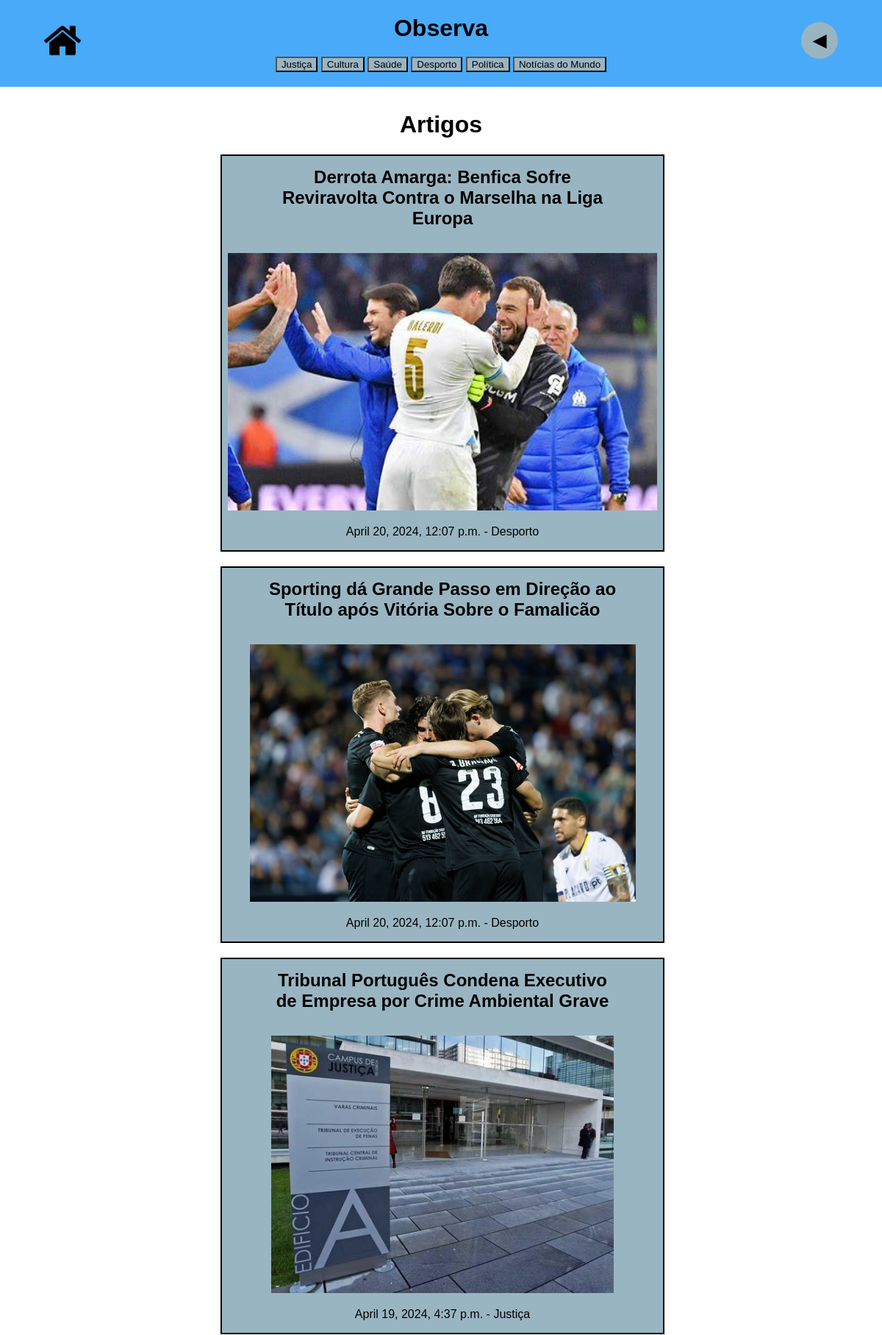
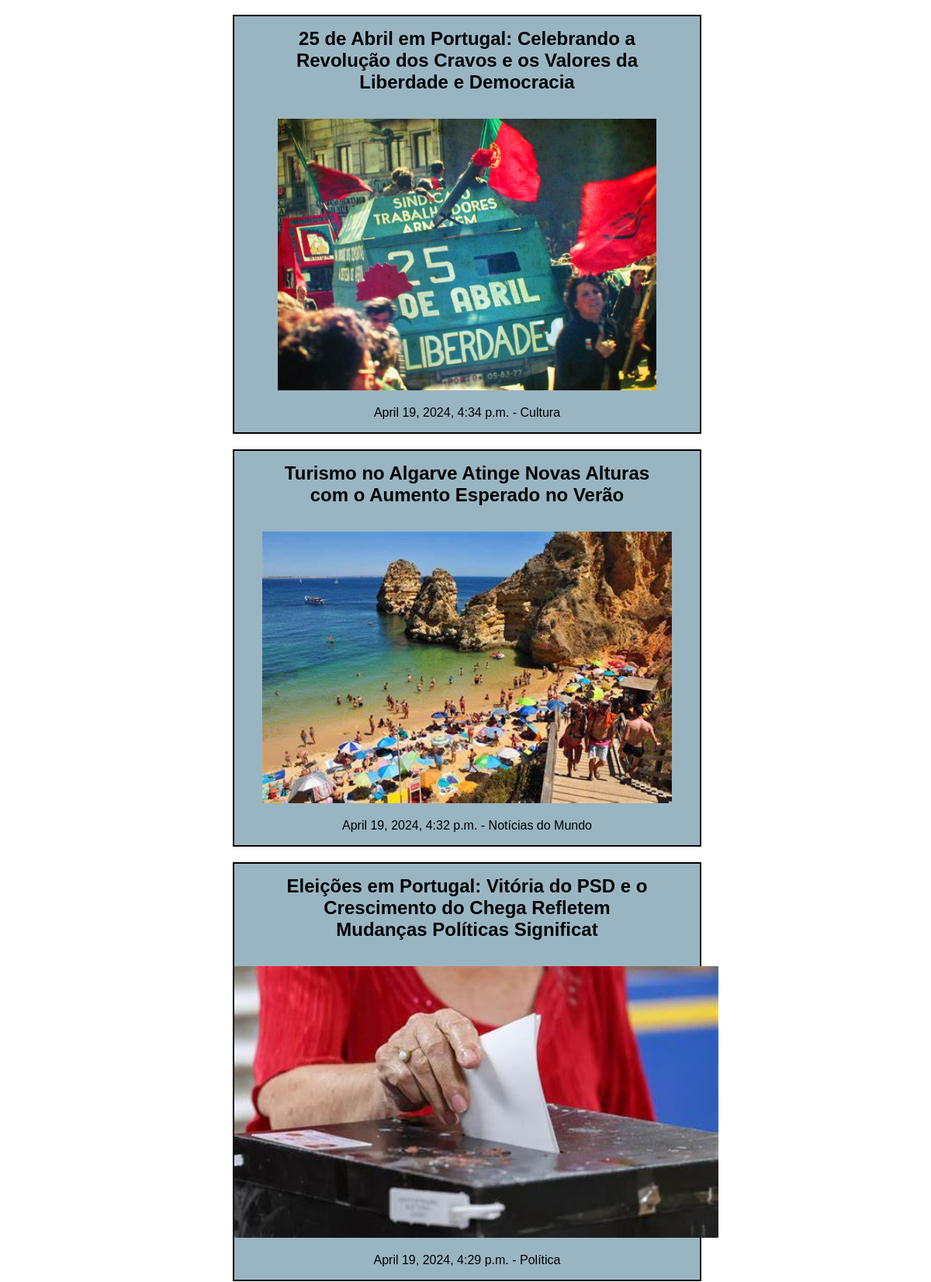
The app's page /artigos/ (upper part) with its own data (2 pictures, top to bottom).
### artigos/models.py (models this page shows, shortened)
class Artigo(models.Model):
    titulo = models.CharField(max_length=100)
    texto = models.TextField()
    autor = models.ForeignKey(Utilizador, on_delete=models.CASCADE, related_name='artigos')
    foto = models.ImageField(null = True, blank = True)
    data = models.DateTimeField(auto_now = True)
    JURIDICO = 1
    CULTURA = 2
    SAUDE = 3
    DESPORTO = 4
    POLITICA = 5
    GERAL = 6
    RATING_CHOICES = [
        (JURIDICO,'Justiça'),
        (SAUDE,'Saúde'),
        (DESPORTO,'Desporto'),
        (POLITICA,'Política'),
        (CULTURA,'Cultura'),
        (GERAL,'Notícias do Mundo')
    ]
    tema = models.IntegerField(
        choices=RATING_CHOICES, default = 6, blank=True,null=True
    )
    def get_tema(self):
        return dict(self.RATING_CHOICES).get(self.tema)

### artigos/views.py (the view)
# urls.py: path('', views.artigos_view, name='artigos'),
def artigos_view(request):
    artigos = Artigo.objects.all().order_by('-data')
    return render(request, "artigos/artigos.html", {
        'artigos' : artigos
        })

### artigos/models.py (called while the page is built)
    def __str__(self):
        return f'{self.nome} {self.apelido}'

### artigos/templates/artigos/artigos.html
{% extends "artigos/layout.html" %}
{% block content %}
    <div class="content">
        <h1>Artigos</h1>
        {% if artigos %}
            {% for artigo in artigos %}
                <a href="{% url 'artigos:artigo' artigo.id %}">
                    <div class="artigo-div">
                        <h2>{{ artigo.titulo }}</h2>
                        <br>
                        <img src="{{ artigo.foto.url }}" alt="{{ artigo.autor }}">
                        <p>{{ artigo.data }} - {{ artigo.get_tema }}</p>
                    </div>
                </a>
            {% endfor %}
        {% else %}
            <p>Não há artigos disponíveis no momento.</p>
        {% endif %}
    </div>
{% endblock %}

### static/artigos/style.css (style rules this page uses)
body { margin: 0px; padding: 0px; font-family: Arial, "Helvetica Neue", Helvetica, sans-serif; font-size: medium; background: white; }
a { text-decoration: none; color: black; }
.content { margin-top: 130px; padding-bottom: 50px; width: 50%; text-align: center; position:absolute; left: 50%; transform: translateX(-50%); }
.artigo-div { width: 100%; border: 2px solid black; margin-bottom: 20px; background-color: #9ab5c2; align-items: center; text-align: center; }
.artigo-div img { height: 350px; width: auto; }
.artigo-div h2 { max-width: 80%; margin: 15px auto; }

### records on screen
Artigo: titulo "Derrota Amarga: Benfica Sofre Reviravolta Contra o Marselha na Liga Europa", foto (picture), data "April 20, 2024, 12:07 p.m.", get_tema "Desporto"
Artigo: titulo "Sporting dá Grande Passo em Direção ao Título após Vitória Sobre o Famalicão", foto (picture), data "April 20, 2024, 12:07 p.m.", get_tema "Desporto"
Artigo: titulo "Tribunal Português Condena Executivo de Empresa por Crime Ambiental Grave", foto (picture), data "April 19, 2024, 4:37 p.m.", get_tema "Justiça"
Artigo: titulo "25 de Abril em Portugal: Celebrando a Revolução dos Cravos e os Valores da Liberdade e Democracia", foto (picture), data "April 19, 2024, 4:34 p.m.", get_tema "Cultura"
Artigo: titulo "Turismo no Algarve Atinge Novas Alturas com o Aumento Esperado no Verão", foto (picture), data "April 19, 2024, 4:32 p.m.", get_tema "Notícias do Mundo"
Artigo: titulo "Eleições em Portugal: Vitória do PSD e o Crescimento do Chega Refletem Mudanças Políticas Significat", foto (picture), data "April 19, 2024, 4:29 p.m.", get_tema "Política"
